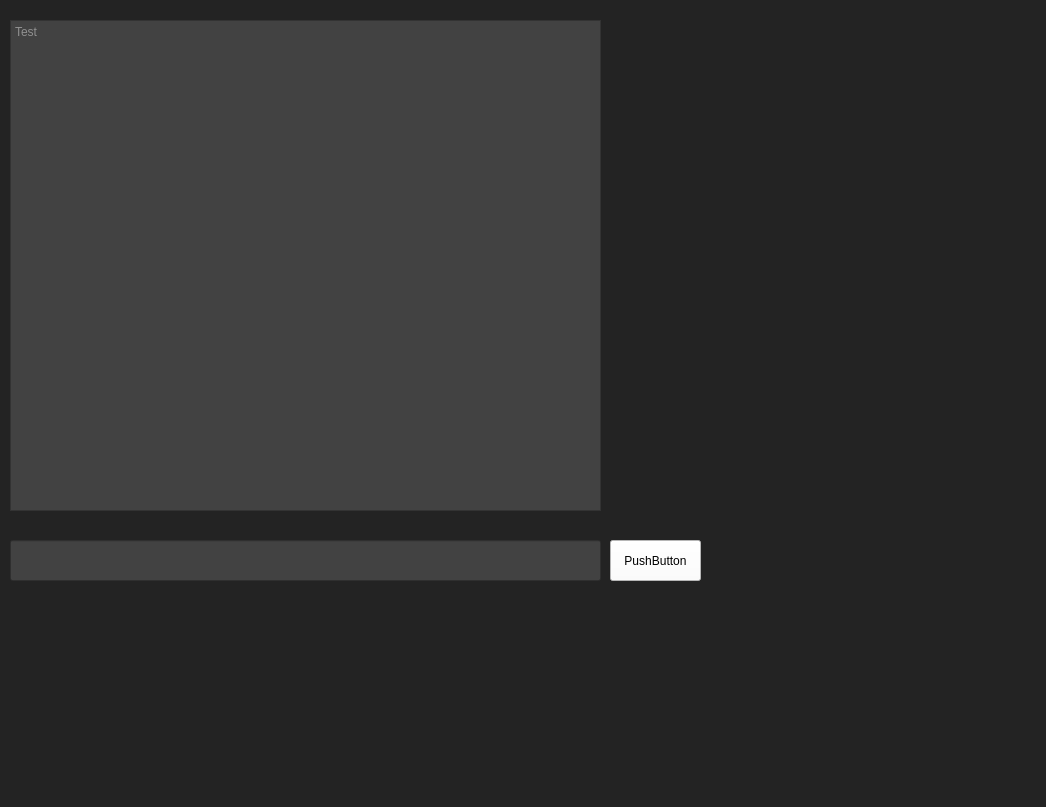
<?xml version="1.0" encoding="UTF-8"?>
<ui version="4.0">
 <class>MainWindow</class>
 <widget class="QMainWindow" name="MainWindow">
  <property name="geometry">
   <rect>
    <x>0</x>
    <y>0</y>
    <width>1046</width>
    <height>807</height>
   </rect>
  </property>
  <property name="windowTitle">
   <string>MainWindow</string>
  </property>
  <property name="styleSheet">
   <string notr="true">background-color: rgb(35, 35, 35);</string>
  </property>
  <widget class="QWidget" name="centralwidget">
   <property name="cursor">
    <cursorShape>UpArrowCursor</cursorShape>
   </property>
   <widget class="QTextEdit" name="textDisplayMain">
    <property name="geometry">
     <rect>
      <x>10</x>
      <y>20</y>
      <width>591</width>
      <height>491</height>
     </rect>
    </property>
    <property name="autoFillBackground">
     <bool>false</bool>
    </property>
    <property name="styleSheet">
     <string notr="true">background-color: rgb(66, 66, 66);
color: rgb(222, 222, 222);
font: 87 14pt &quot;Source Code Pro Black&quot;;</string>
    </property>
    <property name="readOnly">
     <bool>true</bool>
    </property>
    <property name="placeholderText">
     <string extracomment="hi">Test</string>
    </property>
   </widget>
   <widget class="QPushButton" name="testButton">
    <property name="geometry">
     <rect>
      <x>610</x>
      <y>540</y>
      <width>91</width>
      <height>41</height>
     </rect>
    </property>
    <property name="styleSheet">
     <string notr="true">background-color: rgb(255, 255, 255);</string>
    </property>
    <property name="text">
     <string>PushButton</string>
    </property>
   </widget>
   <widget class="QLineEdit" name="userInput">
    <property name="geometry">
     <rect>
      <x>10</x>
      <y>540</y>
      <width>591</width>
      <height>41</height>
     </rect>
    </property>
    <property name="styleSheet">
     <string notr="true">background-color: rgb(66, 66, 66);
color: rgb(222, 222, 222);
font: 87 14pt &quot;Source Code Pro Black&quot;;</string>
    </property>
   </widget>
  </widget>
  <widget class="QMenuBar" name="menubar">
   <property name="geometry">
    <rect>
     <x>0</x>
     <y>0</y>
     <width>1046</width>
     <height>21</height>
    </rect>
   </property>
  </widget>
  <widget class="QStatusBar" name="statusbar"/>
 </widget>
 <resources/>
 <connections/>
</ui>
